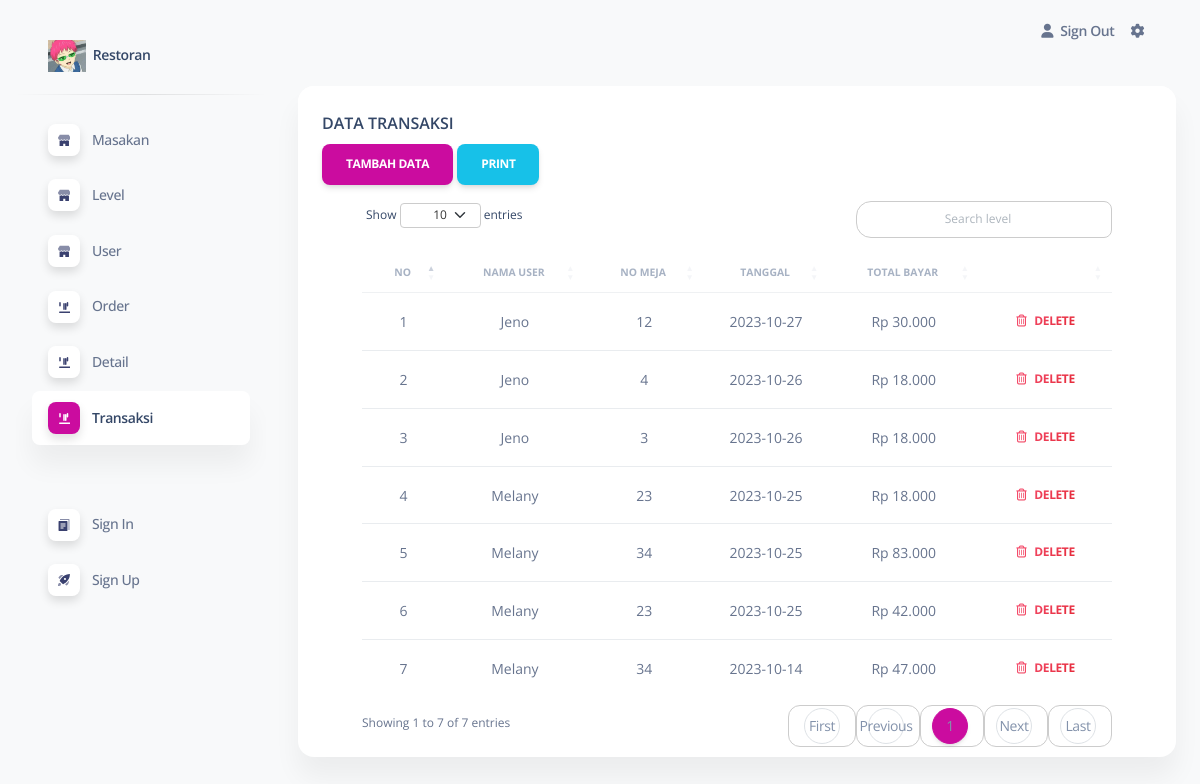
/pages/index.php?page=data_transaksi (signed in), run on the app's committed database.
### tables this page shows
CREATE TABLE `transaksi` (
  `id_transaksi` int(11) NOT NULL,
  `name` varchar(255) NOT NULL,
  `nama` varchar(200) NOT NULL,
  `nomeja` int(11) NOT NULL,
  `tanggal` date NOT NULL,
  `total_bayar` int(11) NOT NULL
);

### pages/transaksi/data.php (the view, shortened to what this page needs)
<head>
</head>
<div class="container-fluid py-4">
  <div class="row">
    <div class="col-12">
      <div class="card mb-4">
        <div class="card-header pb-0">
          <h6>DATA TRANSAKSI</h6>
          <?php
          if ($_SESSION["nama_level"] == 'Administrator' || $_SESSION["nama_level"] == 'Kasir') {
          ?>
            <button class="btn btn-primary" data-bs-toggle="modal" data-bs-target="#tambahModal">Tambah Data</button>
          <?php } ?>
          <button class="btn btn-info" onclick="printTable();">Print</button>
        </div>
        <div class="card-body px-6 pt-0 pb-2">
          <div class="table-responsive p-0">
            <table class="table align-items-center mb-0 custom-table" id="level">
              <thead>
                <tr>
                  <th class="text-center text-uppercase text-secondary text-xxs font-weight-bolder opacity-7">NO</th>
                  <th class="text-center text-uppercase text-secondary text-xxs font-weight-bolder opacity-7">NAMA USER</th>
                  <th class="text-center text-uppercase text-secondary text-xxs font-weight-bolder opacity-7">NO MEJA</th>
                  <th class="text-center text-uppercase text-secondary text-xxs font-weight-bolder opacity-7">TANGGAL</th>
                  <th class="text-center text-uppercase text-secondary text-xxs font-weight-bolder opacity-7">TOTAL BAYAR</th>
                  <th class="text-center text-uppercase text-secondary text-xxs font-weight-bolder opacity-7"></th>
                </tr>
              </thead>
              <tbody>
                <?php
                include "../conf/conn.php";
                $no = 0;
                $query = mysqli_query($koneksi, "SELECT * FROM transaksi ORDER BY id_transaksi DESC")
                  or die(mysqli_error($koneksi));
                while ($row = mysqli_fetch_array($query)) {
                  $total_bayar = $row['total_bayar'];
                ?>
                  <tr>
                    <td class="align-middle text-center text-sm"><?php echo $no = $no + 1; ?></td>
                    <td class="align-middle text-center text-sm"><?php echo $row['nama']; ?></td>
                    <td class="align-middle text-center text-sm"><?php echo $row['nomeja']; ?></td>
                    <td class="align-middle text-center text-sm"><?php echo $row['tanggal']; ?></td>
                    <td class="align-middle text-center text-sm">Rp <?php echo number_format($total_bayar, 0, ',', '.'); ?></td>
                    <td class="align-middle text-center text-sm">
                      <a class="btn btn-link text-danger text-gradient px-3 mb-0" href="transaksi/hapus.php?id=<?php echo $row['id_transaksi']; ?>" onclick="return confirm('Apakah Anda yakin ingin menghapus ini?');"><i class="far fa-trash-alt me-2"></i>Delete</a>
                    </td>
                  </tr>
                <?php } ?>
              </tbody>
            </table>
          </div>
        </div>
      </div>
    </div>
  </div>
  </html>

### data on the page
transaksi: nama "Jeno", nomeja "12", tanggal "2023-10-27", total_bayar "30.000"
transaksi: no "2", nama "Jeno", nomeja "4", tanggal "2023-10-26", total_bayar "18.000"
transaksi: no "3", nama "Jeno", nomeja "3", tanggal "2023-10-26", total_bayar "18.000"
transaksi: no "4", nama "Melany", nomeja "23", tanggal "2023-10-25", total_bayar "18.000"
transaksi: no "5", nama "Melany", nomeja "34", tanggal "2023-10-25", total_bayar "83.000"
transaksi: no "6", nama "Melany", nomeja "23", tanggal "2023-10-25", total_bayar "42.000"
transaksi: no "7", nama "Melany", nomeja "34", tanggal "2023-10-14", total_bayar "47.000"
